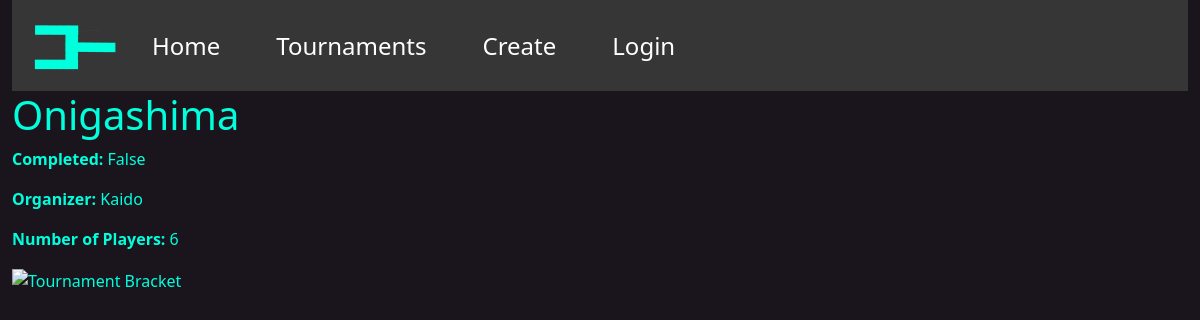
/tournament/289, run on the app's committed database.
### bracket_app/models.py (models this page shows, shortened)
class Tournament(models.Model):
    creator = models.CharField("Creator", max_length=200)
    title = models.CharField("Title", max_length=200)
    players = models.TextField(null=True)
    completed = models.BooleanField(default=False)

### bracket_app/views.py (the view)
# urls.py: path('tournament/<int:pk>', views.tournament_detail_view, name='tournament-detail'),
def tournament_detail_view(request, pk):
    tournament = Tournament.objects.get(pk=pk)
    jsonDec = json.decoder.JSONDecoder()
    players = jsonDec.decode(tournament.players)
    context = {
        'tournament': tournament,
        'player_list': players,
        'path': "bracket_images/" + str(pk) + "_bracket.png",
        'size': len(players)
    }
    return render(request, 'bracket_app/tournament_detail.html', context)

### bracket_app/templates/bracket_app/tournament_detail.html
{% extends 'bracket_app/base_template.html' %}
{% load static %}
{% block content %}
<h1>{{ tournament.title }}</h1>
<p><strong>Completed:</strong> {{ tournament.completed }}</p>
<p><strong>Organizer:</strong> {{ tournament.creator }}</p>
<p><strong>Number of Players:</strong> {{ size }}</p>
<img src="{% static path %}" alt="Tournament Bracket">
{% endblock %}

### data on the page
Tournament: title "Onigashima", completed "False", creator "Kaido"

### other printed values
{{ size }} "6"
